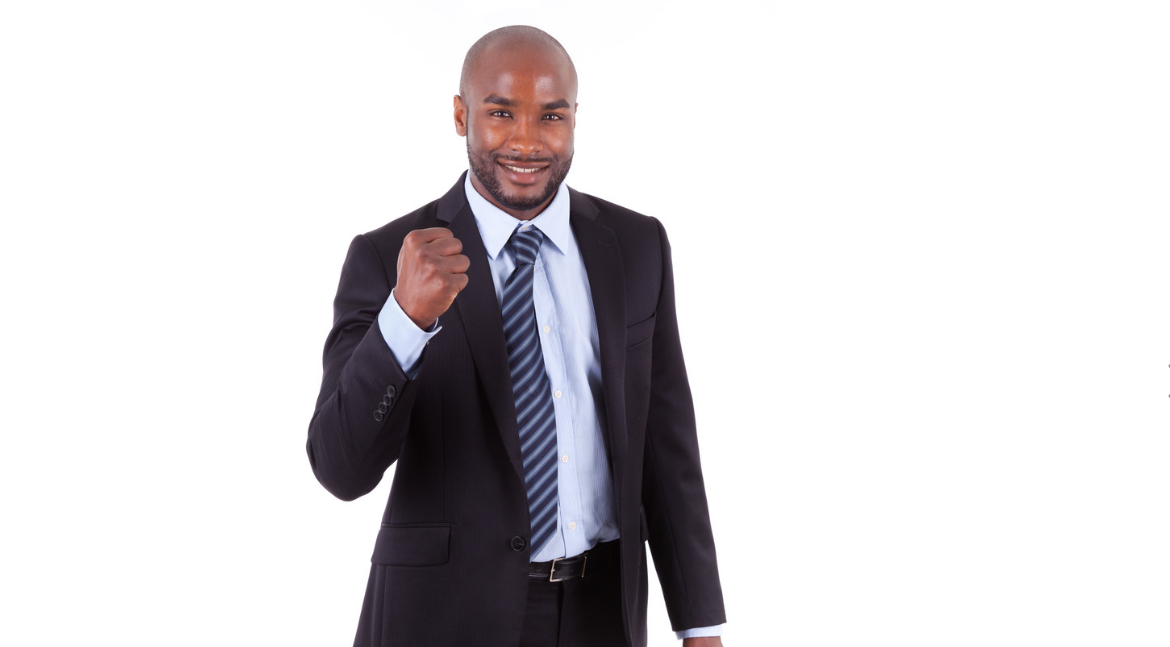
#> input picture OpenCV/face.jpg, 1170 x 647 px
$ python '05人脸检查.py'
#> lines starting #> are read from the running program, lines starting #| are printed output that depends on the picture; after the words box and inside, x2 and y2 are one past the last pixel; in counts of white or black regions, pixels touching at a corner belong together
#> further down, img is the input picture: shape (647, 1170, 3); mean B, G, R 214.6, 212.3, 214.7
import cv2 as cv
def face_detect_demo():
    #将图转化为灰度图片
    gray = cv.cvtColor(img,cv.COLOR_BGR2GRAY)
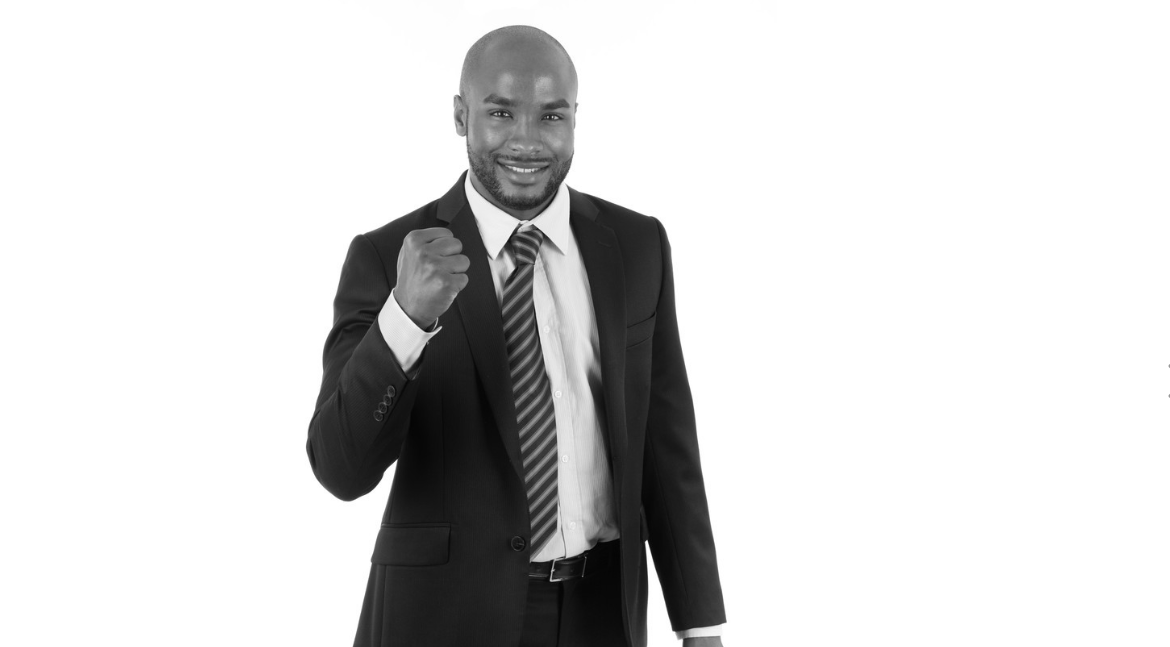
#> gray: shape (647, 1170); min 1, max 255, mean 213.3
    #加载特征数据
    face_detector = cv.CascadeClassifier('F:/github/opencv.window/sources/data/haarcascades/haarcascade_frontalface_default.xml')
    faces = face_detector.detectMultiScale(gray)
#> faces = [[458, 64, 131, 131]]
    for x,y,w,h in faces:
        cv.rectangle(img,(x,y),(x+w,y+h), color=(0,255,0),thickness=2)
#> this loop made 1 pass
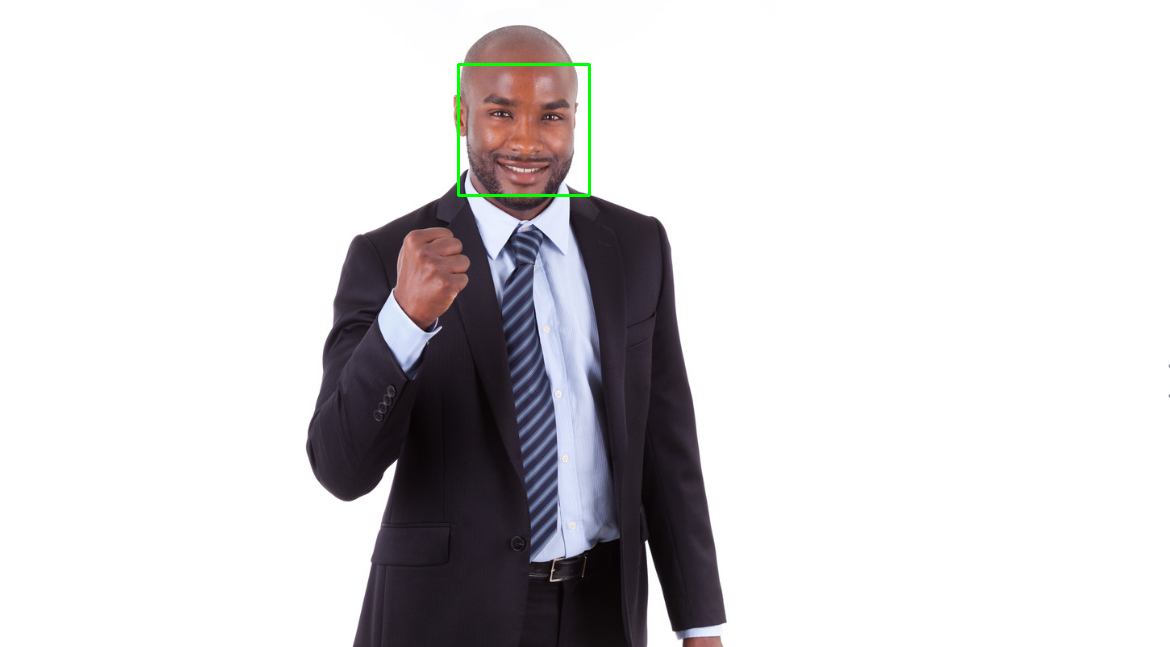
#> img: shape (647, 1170, 3); 0.21% of pixels changed, all inside (x1, y1, x2, y2) = (457, 63, 591, 197)
    cv.imshow('result',img)
#加载图片
img = cv.imread('face.jpg')
face_detect_demo()
cv.waitKey(0)
cv.destroyWindow()
